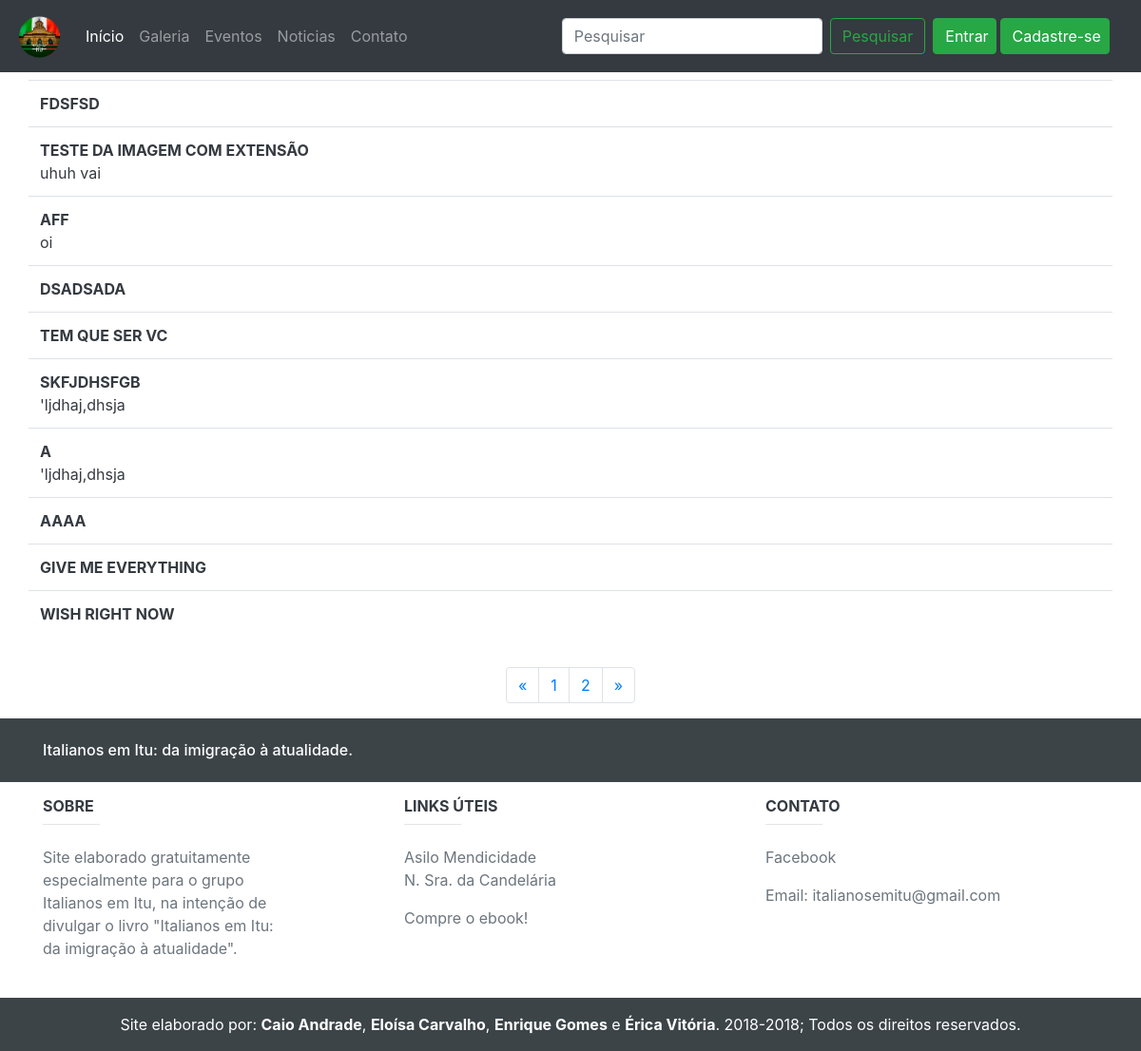
/index.php?&pg=noticias&pagina=1, run on the app's committed database.
### tables this page shows
CREATE TABLE `noticias` (
  `not_cod` int(11) NOT NULL,
  `not_autor` varchar(100) NOT NULL,
  `not_titulo` varchar(128) NOT NULL,
  `not_subtitulo` varchar(256) DEFAULT NULL,
  `not_data` date NOT NULL,
  `not_hora` time NOT NULL,
  `not_img` varchar(256) DEFAULT NULL,
  `not_cat` varchar(3) NOT NULL DEFAULT 'not',
  `not_ativo` int(11) NOT NULL
);

### db/classes/DAO/conexao.class.php (called while the page is built, shortened)
<?php
class Conexao {
    public function Connect() {
        try {
            $this->user = "root";
            $this->pass = "";
            $this->host = "127.0.0.1";
            $this->base = "italianosdb";
            $parametros = array(PDO::MYSQL_ATTR_INIT_COMMAND => "SET NAMES UTF8");
            $this->file = "mysql:host=" . $this->host . ";dbname=" . $this->base;
            $this->pdo = new PDO($this->file, $this->user, $this->pass, $parametros);
            $this->pdo->setAttribute(PDO::ATTR_ERRMODE, PDO::ERRMODE_EXCEPTION);
            $this->pdo->setAttribute(PDO::ATTR_EMULATE_PREPARES, false);
            $this->pdo->setAttribute(PDO::ATTR_PERSISTENT, true);
            return $this->pdo;
        } catch (PDOException $ex) {
            echo "Erro no sistema" . $ex->getMessage();
        }
    }
}
?>

### db/classes/DAO/noticiasDAO.class.php (the view, shortened to what this page needs)
<?php
require_once ("conexao.class.php");
class noticiasDAO {
    function __construct() {
        $this->con = new Conexao();
        $this->pdo = $this->con->Connect();
    }
    function pegarTodasNoticias($ativo, $limite, $quantpag){
        try {
            $stmt = $this->pdo->prepare("SELECT not_cod, not_titulo, not_subtitulo FROM noticias WHERE not_ativo = :not_ativo ORDER BY not_cod DESC LIMIT :limite, :quantpag");
            $param = array(":not_ativo" => $ativo, ":limite" => $limite, ":quantpag" => $quantpag);
            $stmt->execute($param);
            if($stmt->rowCount() > 0){
                $cel = $stmt->rowCount();
                $col = 1;
                $qtdcol = $quantpag;
                $celconstruida = 0;
                echo '<table class="table">';
                for ($a = 0; $a < $qtdcol; $a++) {
                    if ($col == 1) {
                        echo '<tr>';
                        $celconstruida++;
                    }
                    if ($celconstruida <= $cel) {
                        while ($dados = $stmt->fetch(PDO::FETCH_ASSOC)) {
                            $not_titulo = $dados['not_titulo'];
                            $not_subtitulo = $dados['not_subtitulo'];
                            echo '<td>';
                            echo '<a class="text-uppercase font-weight-bold text-dark" href="index.php?&pg=noticia&id=' . $dados['not_cod'] . '">' . $not_titulo . '</a>';
                            if(!is_null($not_subtitulo)){
                                echo '<br/><a class="text-dark" href="index.php?&pg=noticia&id=' . $dados['not_cod'] . '">' . $not_subtitulo . '</a>';
                            }
                            echo '</td>';
                            echo '</tr>';
                        }
                    }
                }
            echo '</table>';
            }else{
            }
        }catch (PDOException $ex){
            echo "ERRO 308: {$ex->getMessage()}";
        }
    }
}

### data on the page
noticias: not_titulo "FDSFSD"
noticias: not_titulo "TESTE DA IMAGEM COM EXTENSÃO", not_subtitulo "uhuh vai"
noticias: not_titulo "AFF", not_subtitulo "oi"
noticias: not_titulo "DSADSADA"
noticias: not_titulo "TEM QUE SER VC"
noticias: not_titulo "SKFJDHSFGB", not_subtitulo "'ljdhaj,dhsja"
noticias: not_titulo "A", not_subtitulo "'ljdhaj,dhsja"
noticias: not_titulo "AAAA"
noticias: not_titulo "GIVE ME EVERYTHING"
noticias: not_titulo "WISH RIGHT NOW"
